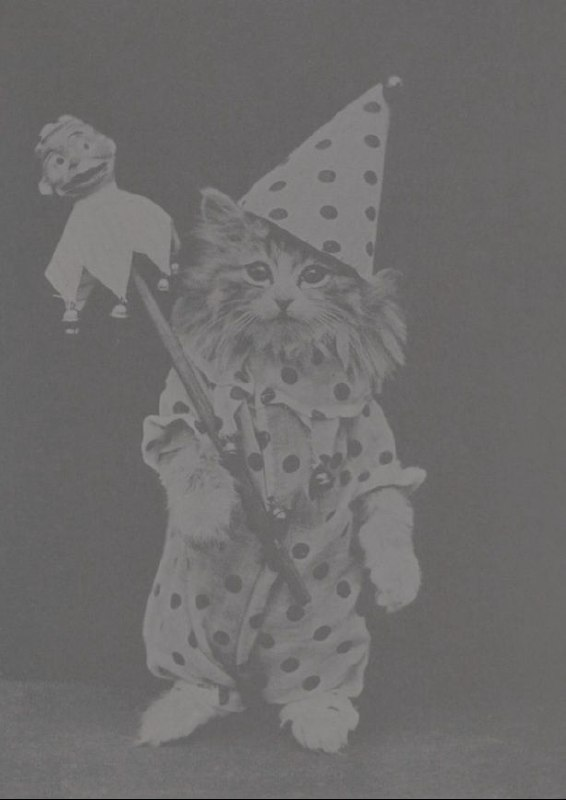
%> input picture lab-1/low_contrast.jpg, 566 x 800 px
$ octave lab1_part2_histogram.m   (GNU Octave 9; MATLAB toolbox functions it lacks are replaced by stand-ins)
%> lines starting %> are read from the running program, lines starting %| are printed output that depends on the picture
image_low=imread("low_contrast.jpg");
%> image_low is the input picture: size 800x566x3 uint8; mean R, G, B 109.8, 108.3, 108.1
subplot(2, 3, 1);
imhist(image_low(:,:,1));
title('low contrast red');
subplot(2, 3, 2);
imhist(image_low(:,:,2));
title('low contrast green');
subplot(2, 3, 3);
imhist(image_low(:,:,3));
title('low contrast blue');

image_high=imread("high_contrast.jpg");
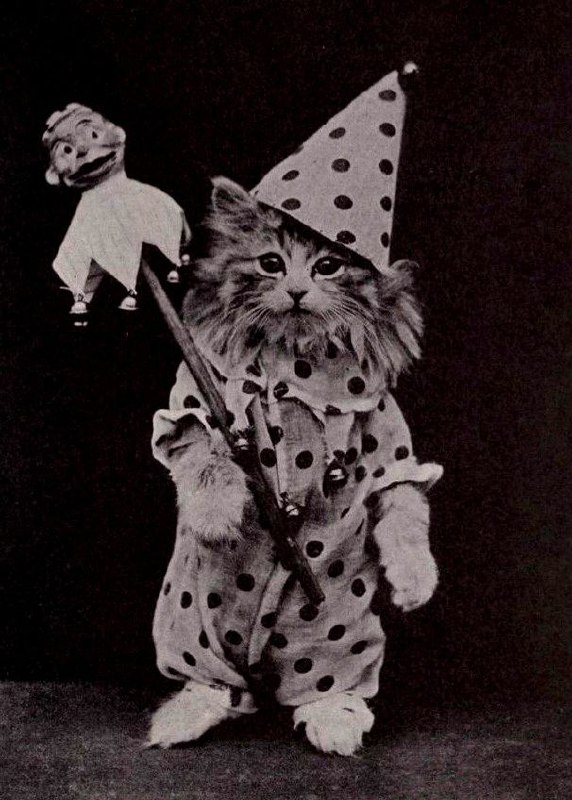
%> input picture lab-1/high_contrast.jpg, 572 x 800 px
%> image_high is the input picture: size 800x572x3 uint8; mean R, G, B 48.6, 38.4, 39.2
subplot(2, 3, 4);
imhist(image_high(:,:,1));
title('high contrast red');
subplot(2, 3, 5);
imhist(image_high(:,:,2));
title('high contrast green');
subplot(2, 3, 6);
imhist(image_high(:,:,3));
title('high contrast blue');
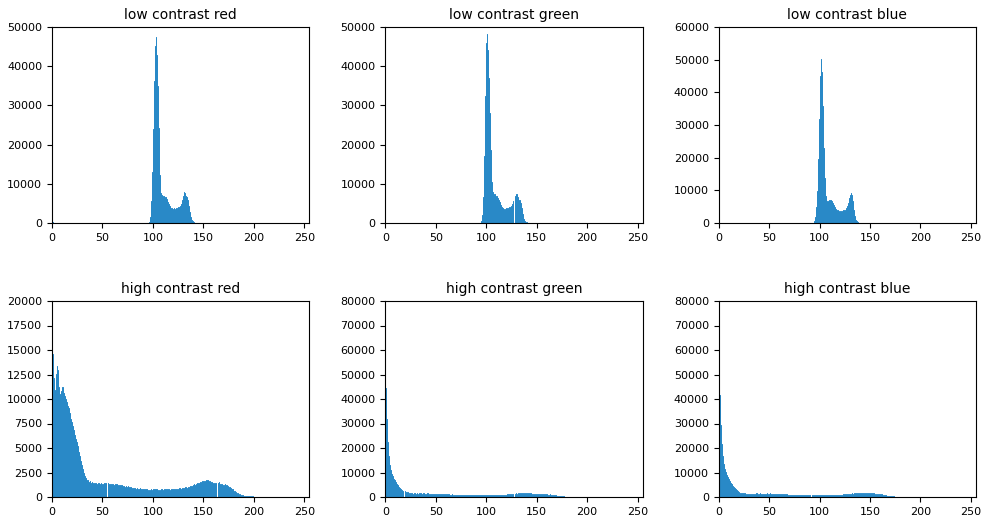
%> figure redrawn from the program's plot data, 6 panels; panel 1: highest point at x = 103, y = 47366; panel 2: highest point at x = 101, y = 48222; panel 3: highest point at x = 101, y = 50163; panel 4: highest point at x = 1, y = 14620
